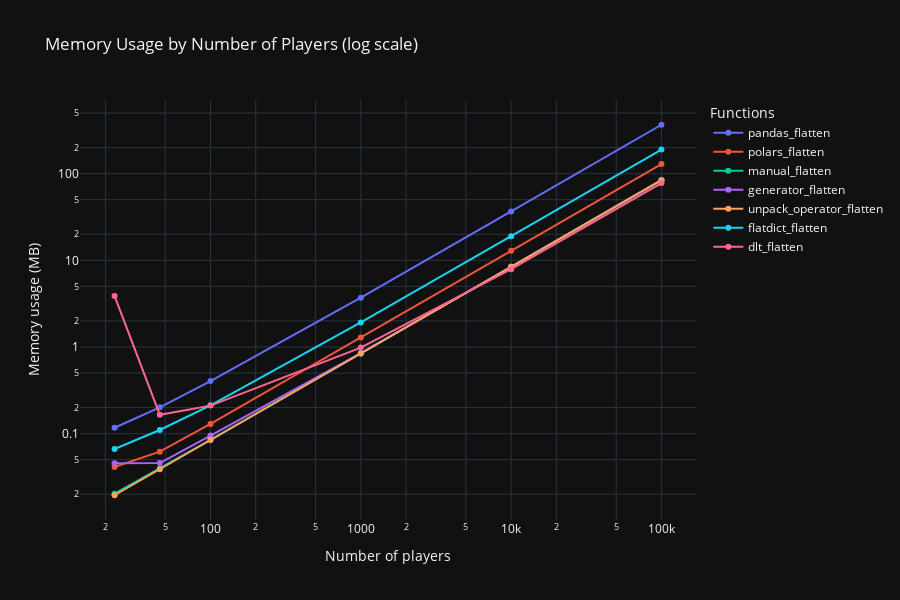

Notebook code cell kept with this figure:
### Markdown cell above
## Memory usage

### Code cell
import plotly.express as px
import pandas as pd

# Assuming all_data is your DataFrame with columns: function, num_players, memory_in_mb
df = all_data.df()

# Create a line chart
fig = px.line(
    df,
    x='num_players',
    y='memory_in_mb',
    color='function',
    markers=True,  
    title='Memory Usage by Number of Players (log scale)',
    labels=labels,
    log_x=True,
    log_y=True,
    template=template,
    height=height,
    width=width
)

fig.show()

### Figure 1 — Plotly figure (JSON) as saved in the notebook; plotly's stock layout.template omitted (floating-point values rounded to 4 significant figures)
{"data": [{"hovertemplate": "Functions=pandas_flatten<br>Number of players=%{x}<br>Memory usage (MB)=%{y}<extra></extra>", "legendgroup": "pandas_flatten", "line": {"color": "#636efa", "dash": "solid"}, "marker": {"symbol": "circle"}, "mode": "lines+markers", "name": "pandas_flatten", "orientation": "v", "showlegend": true, "type": "scatter", "x": [23, 46, 100, 1000, 10000, 100000], "xaxis": "x", "y": [0.1171, 0.2012, 0.4047, 3.704, 36.69, 366.5], "yaxis": "y"}, {"hovertemplate": "Functions=polars_flatten<br>Number of players=%{x}<br>Memory usage (MB)=%{y}<extra></extra>", "legendgroup": "polars_flatten", "line": {"color": "#EF553B", "dash": "solid"}, "marker": {"symbol": "circle"}, "mode": "lines+markers", "name": "polars_flatten", "orientation": "v", "showlegend": true, "type": "scatter", "x": [23, 46, 100, 1000, 10000, 100000], "xaxis": "x", "y": [0.04115, 0.06192, 0.1296, 1.283, 12.87, 128.8], "yaxis": "y"}, {"hovertemplate": "Functions=manual_flatten<br>Number of players=%{x}<br>Memory usage (MB)=%{y}<extra></extra>", "legendgroup": "manual_flatten", "line": {"color": "#00cc96", "dash": "solid"}, "marker": {"symbol": "circle"}, "mode": "lines+markers", "name": "manual_flatten", "orientation": "v", "showlegend": true, "type": "scatter", "x": [23, 46, 100, 1000, 10000, 100000], "xaxis": "x", "y": [0.02026, 0.03962, 0.085, 0.8417, 8.406, 84.0], "yaxis": "y"}, {"hovertemplate": "Functions=generator_flatten<br>Number of players=%{x}<br>Memory usage (MB)=%{y}<extra></extra>", "legendgroup": "generator_flatten", "line": {"color": "#ab63fa", "dash": "solid"}, "marker": {"symbol": "circle"}, "mode": "lines+markers", "name": "generator_flatten", "orientation": "v", "showlegend": true, "type": "scatter", "x": [23, 46, 100, 1000, 10000, 100000], "xaxis": "x", "y": [0.04558, 0.04571, 0.09517, 0.8519, 8.416, 84.01], "yaxis": "y"}, {"hovertemplate": "Functions=unpack_operator_flatten<br>Number of players=%{x}<br>Memory usage (MB)=%{y}<extra></extra>", "legendgroup": "unpack_operator_flatten", "line": {"color": "#FFA15A", "dash": "solid"}, "marker": {"symbol": "circle"}, "mode": "lines+markers", "name": "unpack_operator_flatten", "orientation": "v", "showlegend": true, "type": "scatter", "x": [23, 46, 100, 1000, 10000, 100000], "xaxis": "x", "y": [0.01946, 0.03882, 0.0842, 0.8409, 8.405, 84.0], "yaxis": "y"}, {"hovertemplate": "Functions=flatdict_flatten<br>Number of players=%{x}<br>Memory usage (MB)=%{y}<extra></extra>", "legendgroup": "flatdict_flatten", "line": {"color": "#19d3f3", "dash": "solid"}, "marker": {"symbol": "circle"}, "mode": "lines+markers", "name": "flatdict_flatten", "orientation": "v", "showlegend": true, "type": "scatter", "x": [23, 46, 100, 1000, 10000, 100000], "xaxis": "x", "y": [0.06651, 0.1101, 0.2125, 1.919, 18.98, 189.5], "yaxis": "y"}, {"hovertemplate": "Functions=dlt_flatten<br>Number of players=%{x}<br>Memory usage (MB)=%{y}<extra></extra>", "legendgroup": "dlt_flatten", "line": {"color": "#FF6692", "dash": "solid"}, "marker": {"symbol": "circle"}, "mode": "lines+markers", "name": "dlt_flatten", "orientation": "v", "showlegend": true, "type": "scatter", "x": [23, 46, 100, 1000, 10000, 100000], "xaxis": "x", "y": [3.882, 0.1652, 0.2106, 0.9844, 7.901, 77.73], "yaxis": "y"}], "layout": {"height": 600, "legend": {"title": {"text": "Functions"}, "tracegroupgap": 0}, "title": {"text": "Memory Usage by Number of Players (log scale)"}, "width": 900, "xaxis": {"anchor": "y", "domain": [0, 1], "title": {"text": "Number of players"}, "type": "log"}, "yaxis": {"anchor": "x", "domain": [0, 1], "title": {"text": "Memory usage (MB)"}, "type": "log"}}}
